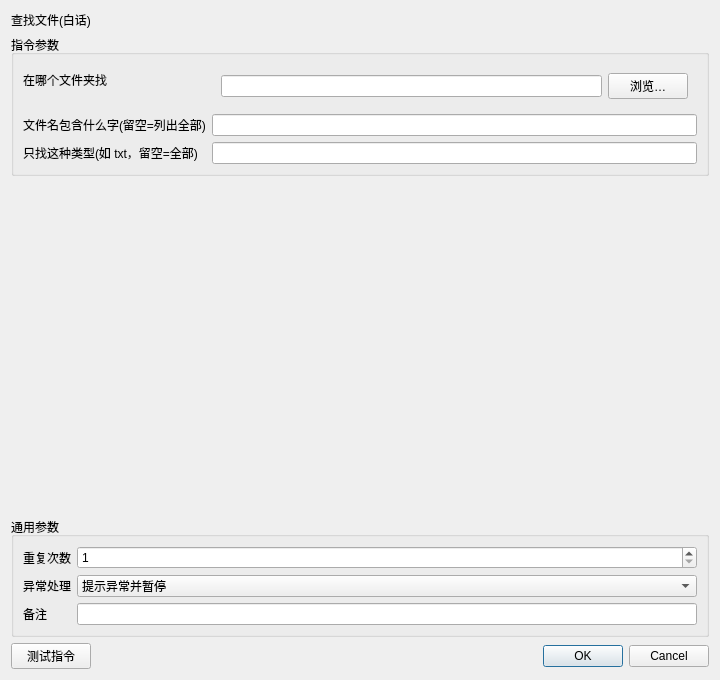
<?xml version="1.0" encoding="UTF-8"?><ui version="4.0"><class>InstructionEditor</class><widget class="QDialog" name="InstructionEditor"><property name="geometry"><rect><x>0</x><y>0</y><width>720</width><height>680</height></rect></property><layout class="QVBoxLayout" name="rootLayout"><item><widget class="QLabel" name="titleLabel"><property name="text"><string>查找文件(白话)</string></property></widget></item><item><widget class="QGroupBox" name="parameterGroupBox"><property name="title"><string>指令参数</string></property><layout class="QFormLayout" name="parameterFormLayout"><item row="0" column="0"><widget class="QLabel" name="label_0"><property name="text"><string>在哪个文件夹找</string></property></widget></item><item row="0" column="1"><widget class="QWidget" name="container_0"><layout class="QHBoxLayout" name="fieldLayout_0"><item><widget class="QLineEdit" name="parameter_0"><property name="text"><string></string></property></widget></item><item><widget class="QPushButton" name="auxiliary_0"><property name="text"><string>浏览…</string></property></widget></item></layout></widget></item><item row="1" column="0"><widget class="QLabel" name="label_1"><property name="text"><string>文件名包含什么字(留空=列出全部)</string></property></widget></item><item row="1" column="1"><widget class="QLineEdit" name="parameter_1"><property name="text"><string></string></property></widget></item><item row="2" column="0"><widget class="QLabel" name="label_2"><property name="text"><string>只找这种类型(如 txt，留空=全部)</string></property></widget></item><item row="2" column="1"><widget class="QLineEdit" name="parameter_2"><property name="text"><string></string></property></widget></item></layout></widget></item><item><spacer name="verticalSpacer"><property name="orientation"><enum>Qt::Vertical</enum></property><property name="sizeHint" stdset="0"><size><width>20</width><height>20</height></size></property></spacer></item>
<item><widget class="QGroupBox" name="commonGroupBox"><property name="title"><string>通用参数</string></property><layout class="QFormLayout" name="commonFormLayout">
<item row="0" column="0"><widget class="QLabel" name="repeatLabel"><property name="text"><string>重复次数</string></property></widget></item><item row="0" column="1"><widget class="QSpinBox" name="repeatSpinBox"><property name="minimum"><number>1</number></property><property name="maximum"><number>999999</number></property><property name="value"><number>1</number></property></widget></item>
<item row="1" column="0"><widget class="QLabel" name="errorPolicyLabel"><property name="text"><string>异常处理</string></property></widget></item><item row="1" column="1"><widget class="QComboBox" name="errorPolicyComboBox"><item><property name="text"><string>自动跳过</string></property></item><item><property name="text"><string>提示异常并暂停</string></property></item><item><property name="text"><string>提示异常并停止</string></property></item><property name="currentIndex"><number>1</number></property></widget></item>
<item row="2" column="0"><widget class="QLabel" name="noteLabel"><property name="text"><string>备注</string></property></widget></item><item row="2" column="1"><widget class="QLineEdit" name="noteEdit"/></item>
</layout></widget></item>
<item><layout class="QHBoxLayout" name="footerLayout"><item><widget class="QPushButton" name="testButton"><property name="text"><string>测试指令</string></property></widget></item><item><spacer name="footerSpacer"><property name="orientation"><enum>Qt::Horizontal</enum></property><property name="sizeHint" stdset="0"><size><width>40</width><height>20</height></size></property></spacer></item><item><widget class="QDialogButtonBox" name="buttonBox"><property name="standardButtons"><set>QDialogButtonBox::Cancel|QDialogButtonBox::Ok</set></property></widget></item></layout></item>
</layout></widget><resources/><connections/></ui>
